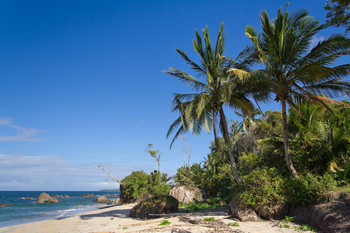
#> input picture images/beach.png, 350 x 233 px
$ jupyter execute chapter02.ipynb
#> lines starting #> are read from the running program, lines starting #| are printed output that depends on the picture; after the words box and inside, x2 and y2 are one past the last pixel; in counts of white or black regions, pixels touching at a corner belong together
[cell 1]
# 像素操作
import cv2
import numpy as np

img = np.zeros((3, 3), dtype=np.uint8)
print(img, img.shape)

img = cv2.cvtColor(img, cv2.COLOR_GRAY2BGR)

print(img, img.shape)

[cell 2]
# 将含有随机字节的bytearray转换为灰度图像和BGR图像
import cv2
import numpy as np
import os

# os.urandom可以随机生成原始字节
# 也可以使用np.random.randint(0, 256, 120000)
randomByteArray = bytearray(os.urandom(120000))
flatNumpyArray = np.array(randomByteArray)

# Covert the array to make a 400 * 300 color image
grayImage = flatNumpyArray.reshape(300, 400)
cv2.imshow("RandomGray.png", grayImage)
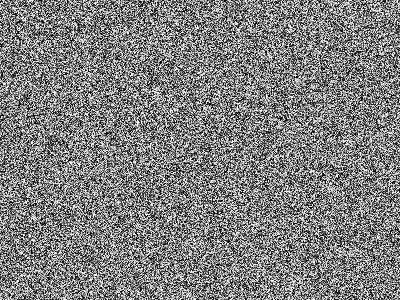
#> window 'RandomGray.png': shape (300, 400); min 0, max 255, mean 127.2

# Covert the array to make a 400 * 100 color image
bgrImage = flatNumpyArray.reshape(100, 400 ,3)
cv2.imshow("RandomColor.png", bgrImage)
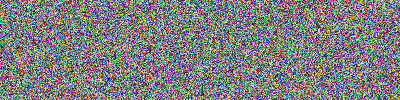
#> window 'RandomColor.png': shape (100, 400, 3); mean B, G, R 127.7, 127, 127

cv2.waitKey(0)
cv2.destroyAllWindows()

[cell 3]
# 将图像中的G通道设置为0
import cv2
import numpy as np
img = cv2.imread("images/beach.png")
#> img is the input picture: shape (233, 350, 3); mean B, G, R 136, 110.4, 78.6
img[:, :, 1] = 0
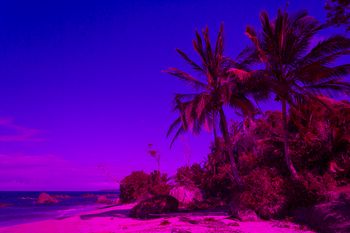
#> img: shape (233, 350, 3); mean B, G, R 136, 0, 78.6

cv2.imshow("Set Green To 0", img)
cv2.waitKey(0)
cv2.destroyAllWindows()  # 需要加上这句,不然会jupyter notebook 会死掉.

[cell 4]
# 通过索引访问来将部分像素考本到其它位置
import cv2
import numpy as np

img = cv2.imread("images/beach.png", cv2.IMREAD_GRAYSCALE)
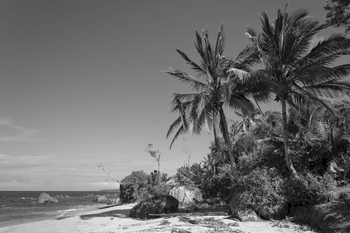
#> img: shape (233, 350); min 0, max 250, mean 108.7
print(img.shape)
#| (233, 350)
roi = img[0:50, 0:50]
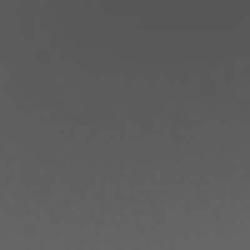
#> roi: shape (50, 50) (shown 5 times larger); min 87, max 103, mean 94.2
img[100: 150, 100: 150] = roi
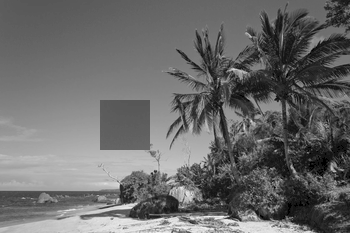
#> img: shape (233, 350); 3.07% of pixels changed, all inside (x1, y1, x2, y2) = (100, 100, 150, 150)

cv2.imshow("ROI", img)
cv2.waitKey(0)
cv2.destroyAllWindows()

$ run again, with images/coins.png copied over images/beach.png
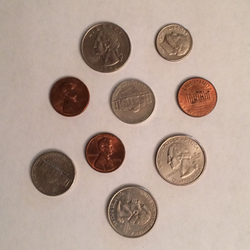
#> input picture images/coins.png, 250 x 250 px
#> `cv2.imshow("RandomColor.png", bgrImage)`:
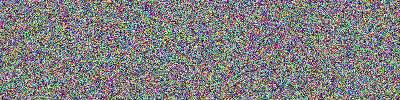
#> window 'RandomColor.png': shape (100, 400, 3); mean B, G, R 127.3, 127.7, 127.9
#> img is the input picture: shape (250, 250, 3); mean B, G, R 147.7, 159.9, 180.7
#| (250, 250)
#> `img[100: 150, 100: 150] = roi`:
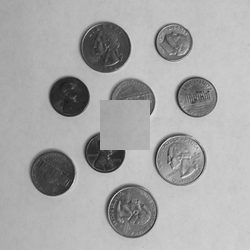
#> img: shape (250, 250); min 21, max 228, mean 166.4

$ run again, with images/wave.png copied over images/beach.png
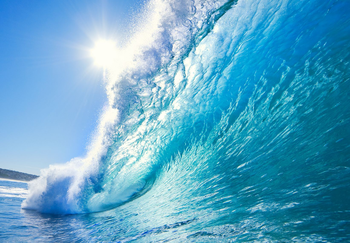
#> input picture images/wave.png, 350 x 243 px
#> `cv2.imshow("RandomColor.png", bgrImage)`:
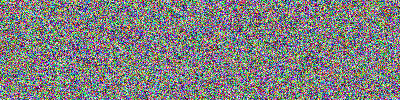
#> window 'RandomColor.png': shape (100, 400, 3); mean B, G, R 127.2, 127.5, 127.6
#> img is the input picture: shape (243, 350, 3); mean B, G, R 199.1, 166.5, 93.5
#| (243, 350)
#> `img[100: 150, 100: 150] = roi`:
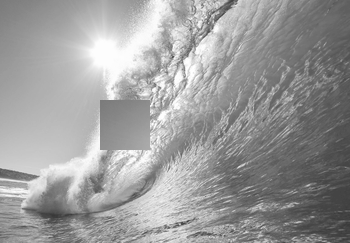
#> img: shape (243, 350); min 56, max 255, mean 155.5
